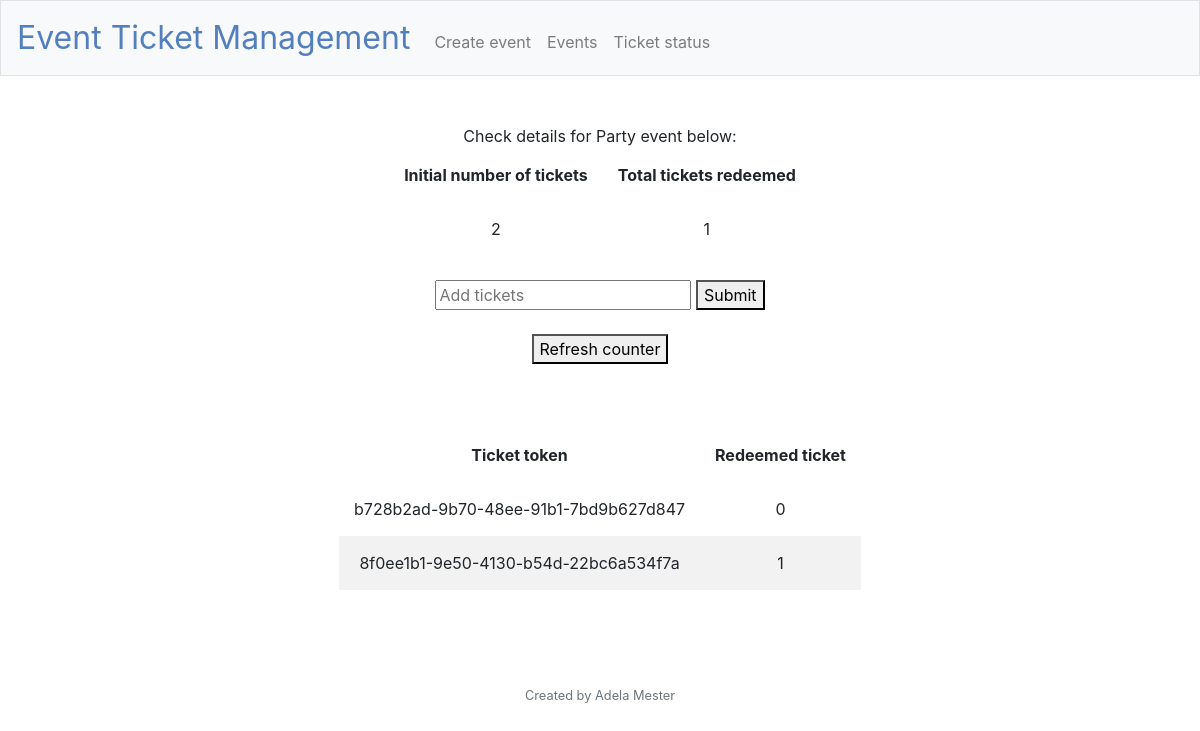
The page /event/36 on the database its author committed.
### tables this page shows
CREATE TABLE 'events' ('event_id' integer PRIMARY KEY AUTOINCREMENT NOT NULL,'event_name' text, 'total_tickets' integer, 'tickets_redeemed' integer, 'date' date);

CREATE TABLE 'tickets' ('id' integer PRIMARY KEY AUTOINCREMENT NOT NULL, 'event_id' integer,'ticket_token' varchar(64),'redeemed_ticket' integer);

### application.py (the view)
@app.route("/event/<int:event_id>", methods = ["GET"])
def event_details(event_id):
    if request.method == "GET":
        conn = sqlite3.connect('events.db')
        cursor = conn.cursor()
        cursor.execute("SELECT total_tickets, tickets_redeemed, event_name FROM events WHERE event_id=?", (event_id,))
        rows = cursor.fetchall()
        cursor.execute("SELECT ticket_token, redeemed_ticket FROM tickets WHERE event_id=?", (event_id,))
        results = cursor.fetchall()
        cursor.execute("SELECT COUNT(redeemed_ticket) FROM tickets WHERE event_id=? and redeemed_ticket=1", (event_id,))
        total_redeemed = cursor.fetchall()[0][0]
        print(results)
        conn.close()
        return render_template("event_details.html", rows=rows[0], event_id=event_id, results=results, total_redeemed=total_redeemed)

### application.py (called while the page is built)
@app.after_request
def after_request(response):
    response.headers["Cache-Control"] = "no-cache, no-store, must-revalidate"
    response.headers["Expires"] = 0
    response.headers["Pragma"] = "no-cache"
    return response

### templates/event_details.html (shortened to what this page needs)
{% extends "layout.html" %}
{% block main %}
   Check details for {{rows[2]}} event below:
    <table>
        <thead>
            <tr>
                <th>Initial number of tickets</th>
                <th>Total tickets redeemed</th>
            </tr>
        </thead>
        <tbody>
            <tr>
                <td id="update_tickets">{{rows[0]}}</td>
                <td>{{total_redeemed}}</td>
            </tr>
        </tbody>
    </table>
    <br>
    <input type="number" placeholder="Add tickets" id="add_tickets">
    <button onclick="addTickets()">Submit</button>
    <br>
    <br>
    <button onclick="refreshCounter()">Refresh counter</button>
    <br>
    <br>
    <table>
        <thead>
            <tr>
                <th>Ticket token</th>
                <th>Redeemed ticket</th>
            </tr>
        </thead>
        <tbody>
            {% for result in results %}
            <tr>
                <td>{{result[0]}}</td>
                <td>{{result[1]}}</td>
            </tr>
            {% endfor %}
        </tbody>
    </table>
{% endblock %}

### static/styles.css (style rules this page uses)
th, td { padding: 15px; text-align: center; }
tr:nth-child(even) { background-color: #f2f2f2; }
table { margin-left: auto; margin-right: auto; }

### rows shown on the page
events: event_name "Party", total_tickets "2"
tickets: ticket_token "b728b2ad-9b70-48ee-91b1-7bd9b627d847", redeemed_ticket "0"
tickets: ticket_token "8f0ee1b1-9e50-4130-b54d-22bc6a534f7a", redeemed_ticket "1"

### other values the page prints
{{ total_redeemed }} "1"
